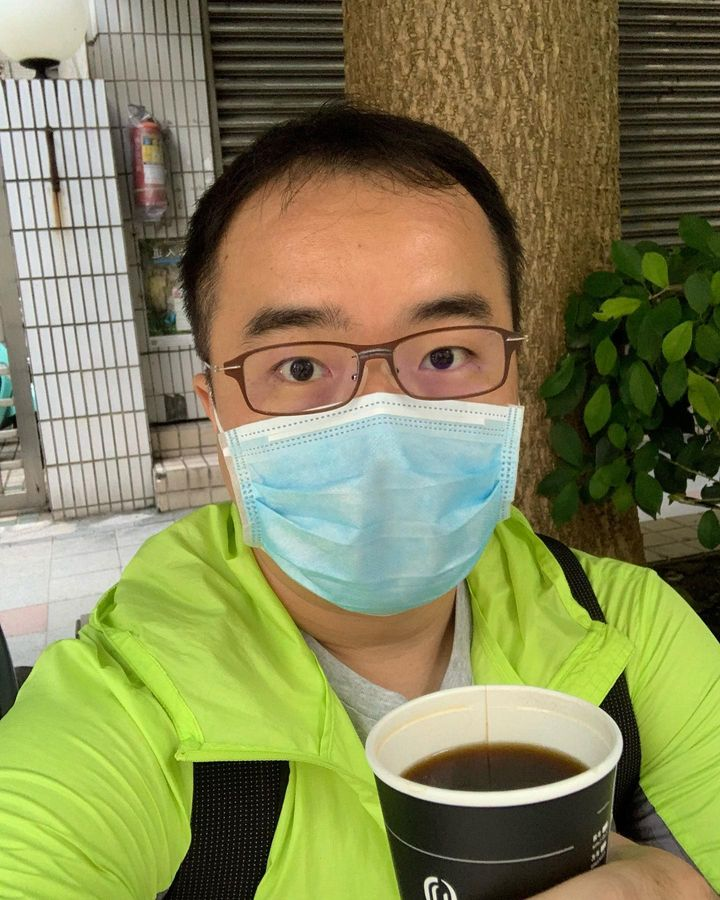
#> input picture hw1/d12944007/origin.jpg, 720 x 900 px, found by its file name
$ python run.py
#> lines starting #> are read from the running program, lines starting #| are printed output that depends on the picture
'''
姓名: 楊德倫 (Te-Lun Yang)
學號: D12944007

安裝套件
$ pip install opencv-python

執行流程
$ cd d12944007
$ python code/run.py
'''

import cv2
import os

# 建立資料夾 (不存在就新增)
folder_path = "results"
if not os.path.exists(folder_path):
    os.makedirs(folder_path)

# 縮放函式
def scale_img(file_path, ratio, method):
    # 讀取圖片
#> called with file_path = 'origin.jpg', ratio = 0.2, method = 1
    img = cv2.imread(file_path)
#> img is the input picture: shape (900, 720, 3); mean B, G, R 86.5, 132, 131.2

    # 計算縮放後的尺寸 (type: tuple)
    new_size = (int(img.shape[1] * ratio), int(img.shape[0] * ratio))
#> new_size = (144, 180)

    # 回傳縮放後的圖片
    return cv2.resize(img, new_size, interpolation=method)
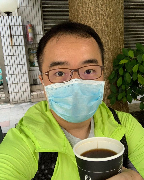
#> returned value: shape (180, 144, 3); mean of channels 0, 1, 2 86.5, 132, 131.2; drawn as B, G, R


# 主程式
if __name__ == "__main__":
    # 縮放大小
    list_ratio = [0.2, 5, 32]

    # 自拍照檔案路徑
    file_path = "origin.jpg"

    # 建立每個縮放的圖片
    for ratio in list_ratio:
        # Bilinear
        print(cv2.INTER_LINEAR)
        resize_bilinear_img = scale_img(file_path, ratio, cv2.INTER_LINEAR)

        # Bicubic
        print(cv2.INTER_CUBIC)
        resize_bicubic_img = scale_img(file_path, ratio, cv2.INTER_CUBIC)
#> (the run stopped early here; a loop or call above may not have finished)
